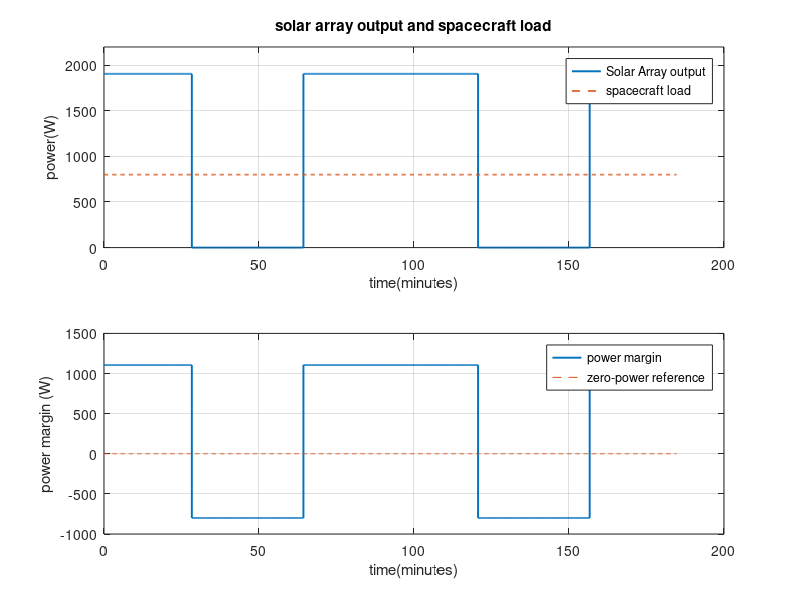

MATLAB code to generate this figure:
%% DAY 3 : SOLAR ARRAY POWER GENERATION MODEL
% PROJECT :LEO SPACECRAFT ELECTRICAL POWER SYSTEM SIMULATOR
%MODEL : 400 KM CIRCULAR LOW EARTH ORBIT
% ASSUMPTION : IDEAL SUN POINTING SOLAR ARRAY
clc;
clear;
close all;

%% 1 . DEFINE EARHT AND ORBIT PARAMETERS
earth_radius_m = 6371e3;
altitude_m = 400e3;
earth_mu_m3_s2 = 3.986004418e14;

%% 2 . CALUCLATE ORBITAL PARAMETERS
orbital_radius__m = earth_radius_m + altitude_m;
orbital_period_s = 2*pi*sqrt(orbital_radius__m^3/earth_mu_m3_s2);
angular_velocity_radps = sqrt(earth_mu_m3_s2/orbital_radius__m^3);

%% 3 . CALUCLATE ECLLIPSE GEOMENTRY 
eclipse_half_angle_rad = asin(earth_radius_m/ orbital_radius__m);
eclipse_start_angle_rad = pi - eclipse_half_angle_rad;
eclipse_end_angle_rad = pi + eclipse_half_angle_rad;
eclipse_duration_s = 2*eclipse_half_angle_rad / angular_velocity_radps;
sunlight_duration_s = orbital_period_s - eclipse_duration_s;

%% 4 . CREATE THE SIMULATION TIME ARRAY
number_of_orbits = 2;
simulation_duration_s = number_of_orbits*orbital_period_s;
time_step_s = 10;
time_s = 0: time_step_s:simulation_duration_s;
time_min = time_s/60;

%% 5 . CALUCLATE SPACECRAFT ORBITAL POSITION
orbital_angle_rad = mod(angular_velocity_radps* time_s,2*pi);

%% 6 .  DETECT ECIPSE
is_eclipse = (orbital_angle_rad>= eclipse_start_angle_rad)&(orbital_angle_rad<=eclipse_end_angle_rad);

%% 7 . DEFINE SOLAR ARRAY PARAMETERS
solar_irrandiance_W_m2 = 1361;
solar_array_area = 5;
solar_array_efficiency_BOL = 0.28;
spacecraft_load_W = 800;

%%  8 . CALUCLATE SOLAR ARRAY POWER
solar_array_power_BOL_W = solar_irrandiance_W_m2*solar_array_area *solar_array_efficiency_BOL;

%% 9  . CREATE SOLAR TIME PROFILE
solar_power_W = zeros(size(time_s));
solar_power_W(~is_eclipse) = solar_array_power_BOL_W ;

%% 10 . CALUCLATE POWER SURPLUS OR DEFICT 
power_margin_W = solar_power_W - spacecraft_load_W;

%% 11 . CALUCLATE AVERAGE SOLAR OUTPUT- 
average_solar_power_W  = mean(solar_power_W);
%% 12 . DIAPLAY RESULTS
fprintf('\n ===== SOALR ARRAY POWER MODEL====\n');
fprintf('solar irradiance    : %.2f W/m2\n',solar_irrandiance_W_m2);
fprintf('solar array area   :  %.2f m2\n',solar_array_area);
fprintf('solar cell efficiency  : %.2f %%\n',solar_array_efficiency_BOL*100);
fprintf('solar array power   : %.2f W \n',solar_array_power_BOL_W);
fprintf('spacecraft load   : %.2f W \n',spacecraft_load_W);
fprintf('power surplusing sun   : % .2f W\n',solar_array_power_BOL_W - spacecraft_load_W);
fprintf('power deficit in eclipse : %.2f W\n',spacecraft_load_W);
fprintf('Average solar output   : %.2f W\n',average_solar_power_W);

fprintf('\n====DAY 3 CSAMAOTAM ====');
fprintf('\nTHADHASTU');

%% 13 . PLOT SOLAR ARRAY POWER 
figure('Name','day 3 solar array power model');
subplot(2,1,1);
stairs(time_min ,solar_power_W,'LineWidth',1.4);
hold on;
plot(time_min,spacecraft_load_W*ones(size(time_s)),'--','linewidth',1.2);
xlabel('time(minutes)')
ylabel('power(W)');
title('solar array output and spacecraft load');
legend('Solar Array output','spacecraft load ','Location','best');
grid on;
ylim([0 2200]);

%% 14 . PLOT POWER SURPLUS AND DEFICIT 
subplot(2,1,2);
stairs(time_min,power_margin_W,'LineWidth',1.4);
hold on;
plot(time_min,zeros(size(time_s)),'--');
xlabel('time(minutes)');
ylabel('power margin (W)');
legend('power margin','zero-power reference','Location','best');
grid on;

%% 15 . SAVE THE GRAPH IN THE RESULTS FOLDER 
script_folder = fileparts(mfilename('fullpath'));
project_folder = fileparts(script_folder);
results_folder = fullfile(project_folder,'results');
if ~ exist(results_folder,'dir')
        mkdir(results_folder);
end
saveas(gcf,fullfile(results_folder,'day3_solar_power_timeline.png'));
fprintf('\nGraph saved in results folder . \n');
